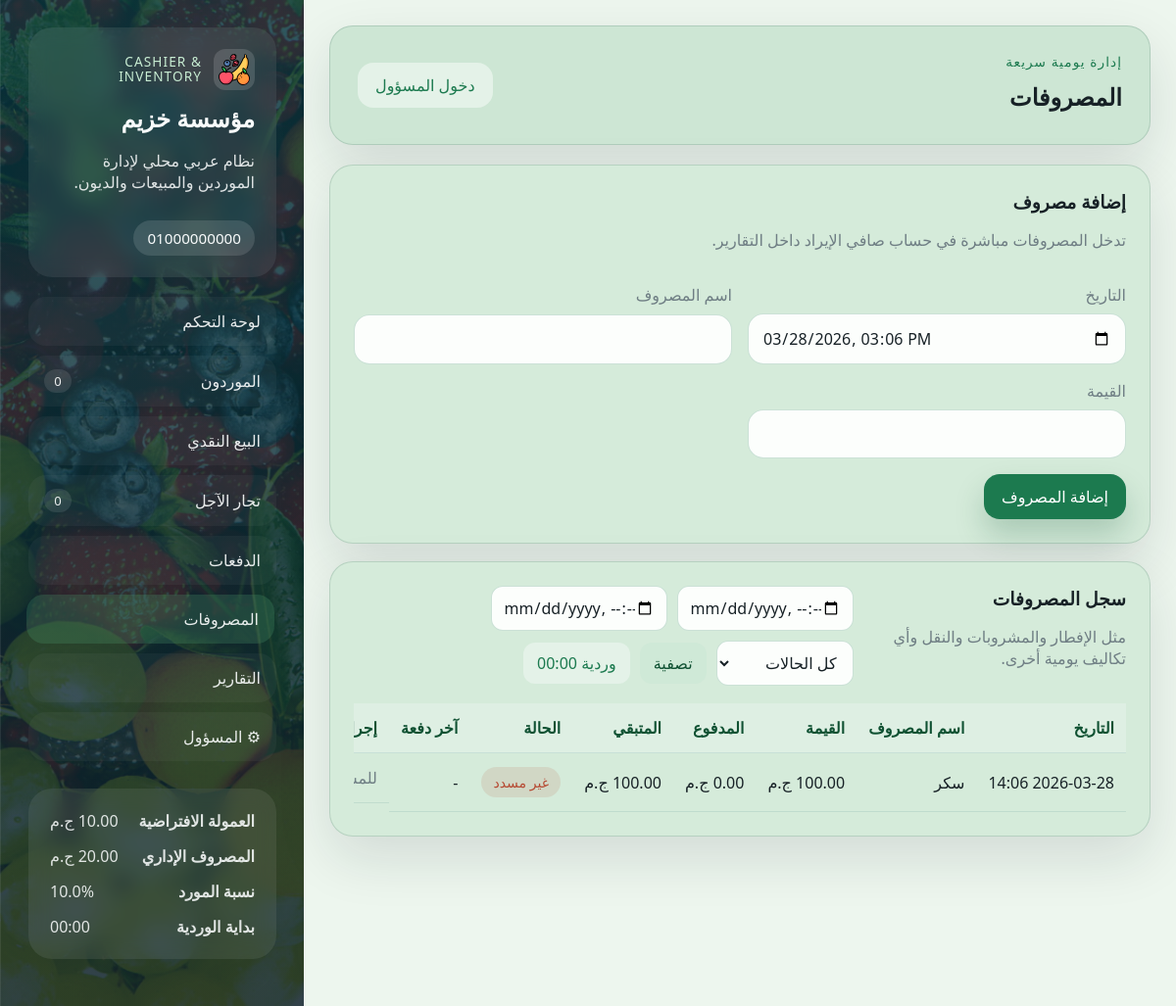
The page /expenses/ on the database its author committed.
### models/settings.py (models this page shows)
class Settings(Base):
    __tablename__ = "settings"
    id: Mapped[int] = mapped_column(Integer, primary_key=True)
    company_name: Mapped[str] = mapped_column(String(120), nullable=False)
    phone_number: Mapped[str] = mapped_column(String(255), nullable=False)
    commission_per_unit: Mapped[float] = mapped_column(Float, nullable=False, default=0.0)
    admin_expense: Mapped[float] = mapped_column(Float, nullable=False, default=0.0)
    supplier_profit_percentage: Mapped[float] = mapped_column(Float, nullable=False, default=0.0)
    shift_cutoff_time: Mapped[str] = mapped_column(String(5), nullable=False, default="00:00")
    admin_password: Mapped[str] = mapped_column(String(255), nullable=False)

### models/expense.py (models this page shows)
class Expense(Base):
    __tablename__ = "expenses"
    id: Mapped[int] = mapped_column(Integer, primary_key=True)
    date: Mapped[datetime] = mapped_column(DateTime, nullable=False, default=datetime.now)
    expense_name: Mapped[str] = mapped_column(String(120), nullable=False)
    amount: Mapped[float] = mapped_column(Float, nullable=False)
    paid_amount: Mapped[float] = mapped_column(Float, nullable=False, default=0)
    is_paid: Mapped[bool] = mapped_column(Boolean, nullable=False, default=False)
    paid_at: Mapped[datetime | None] = mapped_column(DateTime, nullable=True)
    @property
    def normalized_paid_amount(self) -> float:
        return round(min(max(float(self.paid_amount or 0), 0.0), float(self.amount or 0)), 2)
    @property
    def remaining_amount(self) -> float:
        return round(max(float(self.amount or 0) - self.normalized_paid_amount, 0.0), 2)
    @property
    def payment_status(self) -> str:
        if self.amount > 0 and self.remaining_amount <= 0:
            return "paid"
        if self.normalized_paid_amount > 0:
            return "partial"
        return "unpaid"

### routes/expense_routes.py (the view, shortened to what this page needs)
@expense_bp.route("/", methods=["GET", "POST"])
def expenses():
    db_session = get_session()
    edit_expense = None
    edit_id = parse_int(request.args.get("edit"))
    if edit_id:
        edit_expense = db_session.get(Expense, edit_id)
    date_from = request.args.get("date_from", "").strip()
    date_to = request.args.get("date_to", "").strip()
    status_filter = request.args.get("status", "").strip()
    expenses_query = db_session.query(Expense)
    expenses_query = apply_date_range(expenses_query, Expense.date, date_from or None, date_to or None)
    if status_filter == "paid":
        expenses_query = expenses_query.filter(Expense.paid_amount >= Expense.amount)
    elif status_filter == "partial":
        expenses_query = expenses_query.filter(Expense.paid_amount > 0, Expense.paid_amount < Expense.amount)
    elif status_filter == "unpaid":
        expenses_query = expenses_query.filter(Expense.paid_amount <= 0)
    expenses_list = expenses_query.order_by(Expense.date.desc(), Expense.id.desc()).all()
    context = {
        **build_base_context(db_session),
        "page_title": "المصروفات",
        "expenses_list": expenses_list,
        "edit_expense": edit_expense,
        "date_from": date_from,
        "date_to": date_to,
        "status_filter": status_filter,
    }
    return render_template("expenses.html", **context)

### models/__init__.py (called while the page is built)
def init_app(app):
    global engine
    database_uri = app.config["DATABASE_URI"]
    connect_args = {"check_same_thread": False} if database_uri.startswith("sqlite") else {}
    engine = create_engine(database_uri, future=True, connect_args=connect_args)
    SessionLocal.configure(bind=engine)
    from models.expense import Expense
    from models.inventory_allocation import InventoryAllocation
    from models.payment import Payment
    from models.retail_transaction import RetailTransaction
    from models.settings import Settings
    from models.special_retailer import SpecialRetailer
    from models.supplier import Supplier
    from models.supplier_payment import SupplierPayment
    Base.metadata.create_all(bind=engine)
    ensure_sqlite_columns()
    @app.teardown_appcontext
    def shutdown_session(exception=None):
        SessionLocal.remove()

def get_session():
    return SessionLocal()

### utils/helpers.py (called while the page is built, shortened)
def parse_filter_datetime(value: str | None, end_of_day: bool = False) -> datetime | None:
    if not value:
        return None

def parse_int(value: str | None, default: int = 0) -> int:
    try:
        return int(value or default)
    except (TypeError, ValueError):
        return default

def currency_filter(value) -> str:
    return f"{float(value or 0):,.2f} ج.م"

def date_filter(value) -> str:
    if not value:
        return "-"
    if isinstance(value, datetime):
        return value.strftime("%Y-%m-%d %H:%M")
    return value.strftime("%Y-%m-%d")

def normalize_shift_cutoff_time(value: str | None, default: str = "00:00") -> str:
    normalized = (value or "").strip()
    try:
        parsed = datetime.strptime(normalized, "%H:%M")
        return parsed.strftime("%H:%M")
    except ValueError:
        return default

def current_shift_cutoff_range(cutoff_time: str | None, reference: datetime | None = None) -> dict[str, str]:
    now = reference or datetime.now()
    normalized_cutoff = normalize_shift_cutoff_time(cutoff_time)
    cutoff_clock = datetime.strptime(normalized_cutoff, "%H:%M").time()
    today_cutoff = datetime.combine(now.date(), cutoff_clock)
    if now >= today_cutoff:
        start = today_cutoff
        end = today_cutoff + timedelta(days=1) - timedelta(minutes=1)
    else:
        start = today_cutoff - timedelta(days=1)
        end = today_cutoff - timedelta(minutes=1)
    return {
        "cutoff": normalized_cutoff,
        "start": start.strftime("%Y-%m-%dT%H:%M"),
        "end": end.strftime("%Y-%m-%dT%H:%M"),
    }

### templates/expenses.html (shortened to what this page needs)
{% extends "base.html" %}
{% block content %}
<section class="content-grid single-wide">
    <article class="panel form-panel">
        <div class="panel-head">
            <div>
                <h3>{{ "تعديل مصروف" if edit_expense else "إضافة مصروف" }}</h3>
                <p>تدخل المصروفات مباشرة في حساب صافي الإيراد داخل التقارير.</p>
            </div>
        </div>
        <form class="form-grid" method="post">
            <label>
                <span>التاريخ</span>
                <input type="datetime-local" name="date" value="{{ edit_expense.date|datetime_input if edit_expense else now_string }}" required>
            </label>
            <label>
                <span>اسم المصروف</span>
                <input type="text" name="expense_name" value="{{ edit_expense.expense_name if edit_expense else '' }}" required>
            </label>
            <label>
                <span>القيمة</span>
                <input type="number" min="0.01" step="0.01" name="amount" value="{{ edit_expense.amount if edit_expense else '' }}" required>
            </label>
            <div class="form-actions full-width">
                <button class="btn btn-primary" type="submit">{{ "حفظ التعديل" if edit_expense else "إضافة المصروف" }}</button>
            </div>
        </form>
    </article>
    <article class="panel">
        <div class="panel-head">
            <div>
                <h3>سجل المصروفات</h3>
                <p>مثل الإفطار والمشروبات والنقل وأي تكاليف يومية أخرى.</p>
            </div>
            <form class="inline-form" method="get">
                <input type="datetime-local" name="date_from" value="{{ date_from }}">
                <input type="datetime-local" name="date_to" value="{{ date_to }}">
                <select name="status">
                    <option value="">كل الحالات</option>
                </select>
                <button class="btn btn-secondary" type="submit">تصفية</button>
            </form>
        </div>
        <div class="table-wrap records-scroll">
            <table>
                <thead>
                    <tr>
                        <th>التاريخ</th>
                        <th>اسم المصروف</th>
                        <th>القيمة</th>
                        <th>المدفوع</th>
                        <th>المتبقي</th>
                        <th>الحالة</th>
                        <th>آخر دفعة</th>
                        <th>إجراءات</th>
                    </tr>
                </thead>
                <tbody>
                    {% for expense in expenses_list %}
                        <tr>
                            <td>{{ expense.date|date_ar }}</td>
                            <td>{{ expense.expense_name }}</td>
                            <td>{{ expense.amount|currency }}</td>
                            <td>{{ expense.normalized_paid_amount|currency }}</td>
                            <td>{{ expense.remaining_amount|currency }}</td>
                            <td>
                                <span class="status {{ expense.payment_status }}">
                                    {{ "مدفوع" if expense.payment_status == "paid" else ("مدفوع جزئياً" if expense.payment_status == "partial" else "غير مسدد") }}
                                </span>
                            </td>
                            <td>{{ expense.paid_at|date_ar if expense.paid_at else "-" }}</td>
                            <td class="actions-cell">
                                {% if is_admin %}
                                    {% if expense.payment_status != "paid" %}
                                        <form class="expense-pay-form" method="post" action="{{ url_for('expenses.pay_expense', expense_id=expense.id) }}">
                                            <input type="hidden" name="next" value="{{ request.full_path if request.query_string else request.path }}">
                                            <input type="number" min="0.01" max="{{ expense.remaining_amount }}" step="0.01" name="payment_amount" placeholder="دفعة" required>
                                            <button class="btn btn-small btn-secondary" type="submit">سداد جزئي</button>
                                        </form>
                                        <form method="post" action="{{ url_for('expenses.confirm_expense_payment', expense_id=expense.id) }}">
                                            <input type="hidden" name="next" value="{{ request.full_path if request.query_string else request.path }}">
                                            <button class="btn btn-small btn-secondary" type="submit" data-confirm="تأكيد سداد باقي المصروف؟">سداد كامل</button>
                                        </form>
                                    {% endif %}
                                    <a class="btn btn-small btn-ghost" href="{{ url_for('expenses.expenses', edit=expense.id) }}">تعديل</a>
                                    <form method="post" action="{{ url_for('expenses.delete_expense', expense_id=expense.id) }}">
                                        <button class="btn btn-small btn-danger" type="submit" data-confirm="هل تريد حذف المصروف؟">حذف</button>
                                    </form>
                                {% else %}
                                    <span class="muted">للمسؤول فقط</span>
                                {% endif %}
                            </td>
                        </tr>
                    {% else %}
                        <tr><td colspan="8" class="empty-state">لا توجد مصروفات مسجلة.</td></tr>
                    {% endfor %}
                </tbody>
            </table>
        </div>
    </article>
</section>
{% endblock %}

### templates/base.html (shortened to what this page needs)
<!doctype html>
<html lang="ar" dir="rtl">
<head>
    <link rel="stylesheet" href="{{ url_for('static', filename='css/style.css') }}">
</head>
<body
    data-shift-cutoff="{{ shift_cutoff_range.cutoff }}"
    data-shift-start="{{ shift_cutoff_range.start }}"
    data-shift-end="{{ shift_cutoff_range.end }}"
>
    <div class="page-shell">
        <aside class="sidebar">
            <div class="brand-card">
                <div class="brand-kicker-row">
                    <img class="brand-logo" src="{{ url_for('static', filename='fruitsIcon.png') }}" alt="شعار النظام">
                    <span class="brand-kicker">Cashier & Inventory</span>
                </div>
                <h1>{{ settings.company_name }}</h1>
                <p>نظام عربي محلي لإدارة الموردين والمبيعات والديون.</p>
                <div class="brand-meta-stack">
                    {% for phone in phone_numbers %}
                        <div class="meta-pill">{{ phone }}</div>
                    {% endfor %}
                </div>
            </div>
            <nav class="nav-links">
                <a class="{{ 'active' if request.endpoint == 'admin.dashboard' else '' }}" href="{{ url_for('admin.dashboard') }}">لوحة التحكم</a>
                <a class="{{ 'active' if request.endpoint == 'suppliers.suppliers' else '' }}" href="{{ url_for('suppliers.suppliers') }}">الموردون <span>{{ nav_badges.open_suppliers }}</span></a>
                <a class="{{ 'active' if request.endpoint == 'retail.retail' else '' }}" href="{{ url_for('retail.retail') }}">البيع النقدي</a>
                <a class="{{ 'active' if request.endpoint == 'special_retailers.special_retailers' else '' }}" href="{{ url_for('special_retailers.special_retailers') }}">تجار الآجل <span>{{ nav_badges.unpaid_retailers }}</span></a>
                <a class="{{ 'active' if request.endpoint == 'payments.payments' else '' }}" href="{{ url_for('payments.payments') }}">الدفعات</a>
                <a class="{{ 'active' if request.endpoint == 'expenses.expenses' else '' }}" href="{{ url_for('expenses.expenses') }}">المصروفات</a>
                <a class="{{ 'active' if request.endpoint == 'admin.reports' else '' }}" href="{{ url_for('admin.reports') }}">التقارير</a>
                <a class="{{ 'active' if request.endpoint in ['admin.admin_panel', 'admin.login'] else '' }}" href="{{ url_for('admin.admin_panel' if is_admin else 'admin.login') }}">&#9881; المسؤول</a>
            </nav>
            <div class="settings-card sidebar-spacer">
                <div>
                    <strong>العمولة الافتراضية</strong>
                    <span>{{ settings.commission_per_unit|currency }}</span>
                </div>
                <div>
                    <strong>المصروف الإداري</strong>
                    <span>{{ settings.admin_expense|currency }}</span>
                </div>
                <div>
                    <strong>نسبة المورد</strong>
                    <span>{{ settings.supplier_profit_percentage }}%</span>
                </div>
                <div>
                    <strong>بداية الوردية</strong>
                    <span>{{ settings.shift_cutoff_time }}</span>
                </div>
            </div>
        </aside>
        <main class="main-content">
            <header class="topbar">
                <div>
                    <span class="topbar-label">إدارة يومية سريعة</span>
                    <h2>{{ page_title or "نظام الكاشير" }}</h2>
                </div>
                <div class="topbar-actions">
                    {% if is_admin %}
                        <form method="post" action="{{ url_for('admin.logout') }}">
                            <button class="btn btn-ghost" type="submit">تسجيل الخروج</button>
                        </form>
                    {% else %}
                        <a class="btn btn-ghost" href="{{ url_for('admin.login') }}">دخول المسؤول</a>
                    {% endif %}
                </div>
            </header>
            {% block content %}{% endblock %}
        </main>
    </div>
</body>
</html>

### rows shown on the page
Settings: company_name "مؤسسة خزيم", phone_number "01000000000", commission_per_unit "10.00 ج.م", admin_expense "20.00 ج.م", supplier_profit_percentage "10.0", shift_cutoff_time "00:00"
Expense: date "2026-03-28 14:06", expense_name "سكر", amount "100.00 ج.م", normalized_paid_amount "0.00 ج.م", remaining_amount "100.00 ج.م", amount+paid_amount "غير مسدد", paid_at "-"

### other values the page prints
{{ nav_badges.open_suppliers }} "0"
{{ nav_badges.unpaid_retailers }} "0"
{{ page_title or "نظام الكاشير" }} "المصروفات"
{{ "تعديل مصروف" if edit_expense else "إضافة مصروف" }} "إضافة مصروف"
{{ "حفظ التعديل" if edit_expense else "إضافة المصروف" }} "إضافة المصروف"
